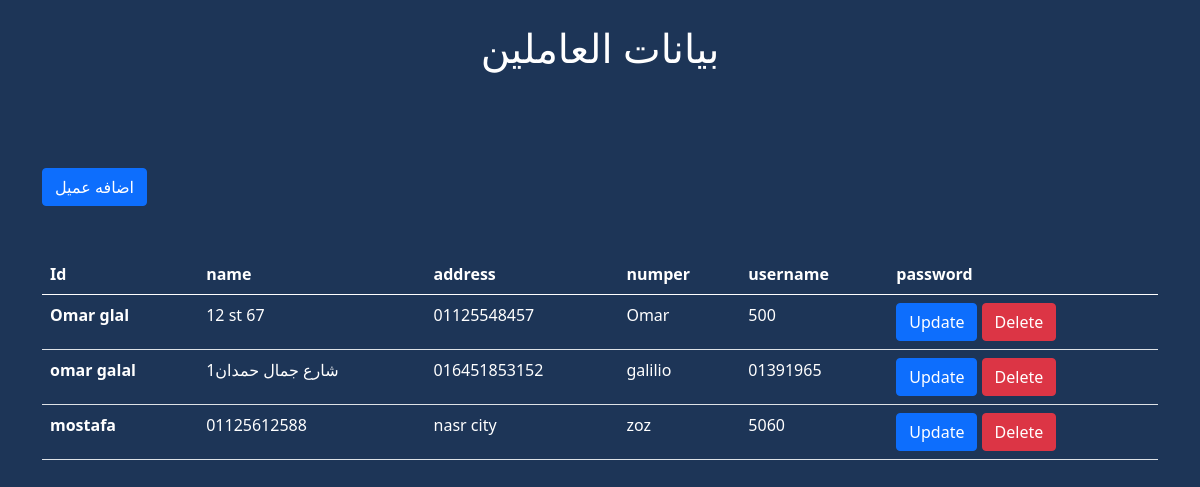
The page /employee_data_read.php on the database its author committed.
### tables this page shows
CREATE TABLE `employees` (
  `id` int(11) NOT NULL,
  `employee_name` varchar(512) DEFAULT NULL,
  `emloyee_address` varchar(512) DEFAULT NULL,
  `phone_numper` varchar(512) DEFAULT NULL,
  `user_name` varchar(50) NOT NULL,
  `employee_password` varchar(50) NOT NULL
);

### employee_data_read.php (the view, shortened to what this page needs)
<!DOCTYPE html>
<html lang="en">
    <head>
        <link href="https://cdn.jsdelivr.net/npm/bootstrap@5.0.2/dist/css/bootstrap.min.css" rel="stylesheet"
>
    </head>
<body  class="text-white" style="background-color:  #1D3557">
    <h1 class="text-center mt-4">بيانات العاملين</h1>
    <body class="bg-secondary">
    <div class="container mt-5">
        <a class="btn btn-primary mt-5" href="employee.php">اضافه عميل</a>
        <table class="table mt-5  text-white">
            <thead>
                <tr>
                    <th scope="col">Id</th>
                    <th scope="col">name</th>
                    <th scope="col">address</th>
                    <th scope="col">numper</th>
                    <th scope="col">username</th>
                    <th scope="col">password</th>
                </tr>
            </thead>
            <tbody>
                <?php
                include "connect.php";
                $sqlselect = "SELECT * FROM `employees`";
                $resultselect = mysqli_query($con, $sqlselect);
                if ($resultselect) {
                    while ($row = mysqli_fetch_assoc($resultselect)) {
                        $id = $row['id'];
                        $employee_name = $row['employee_name'];
                        $employee_address = $row['emloyee_address'];
                        $phone_numper = $row['phone_numper'];
                        $user_name = $row['user_name'];
                        $employee_password = $row['employee_password'];
                        echo ' <tr>
                        <th scope="row">'.$employee_name.'</th>
                        <td>'.$employee_address.'</td>
                        <td>'.$phone_numper.'</td>
                        <td>'.$user_name.'</td>
                        <td>'.$employee_password.'</td>
                        <td>
                            <a href="update_employee_data.php?updateid='.$id.'" class="btn btn-primary" >Update</a>
                            <a href="delete_employee_data.php?deleteid='.$id.'" class="btn btn-danger">Delete</a>
                        </td>
                        </tr>
                        ';
                    }
                }
                ?>
            </tbody>
        </table>
    </div>
</body>

### rows shown on the page
employees: employee_name "Omar glal", emloyee_address "12 st 67", phone_numper "01125548457", user_name "Omar", employee_password "500"
employees: employee_name "omar galal", emloyee_address "1شارع جمال حمدان", phone_numper "016451853152", user_name "galilio", employee_password "01391965"
employees: employee_name "mostafa", emloyee_address "01125612588", phone_numper "nasr city", user_name "zoz", employee_password "5060"
